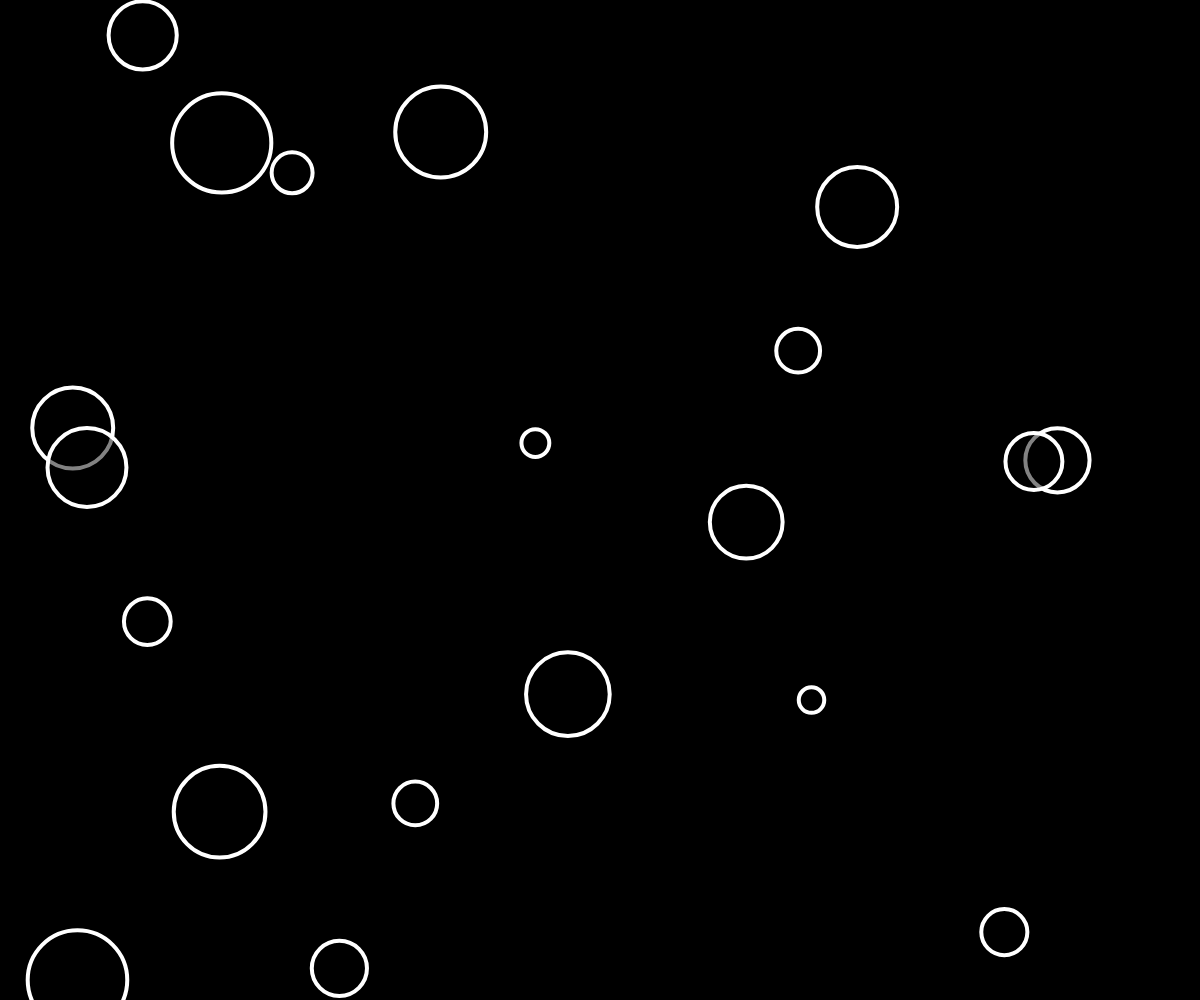
Frame 1 (no input)
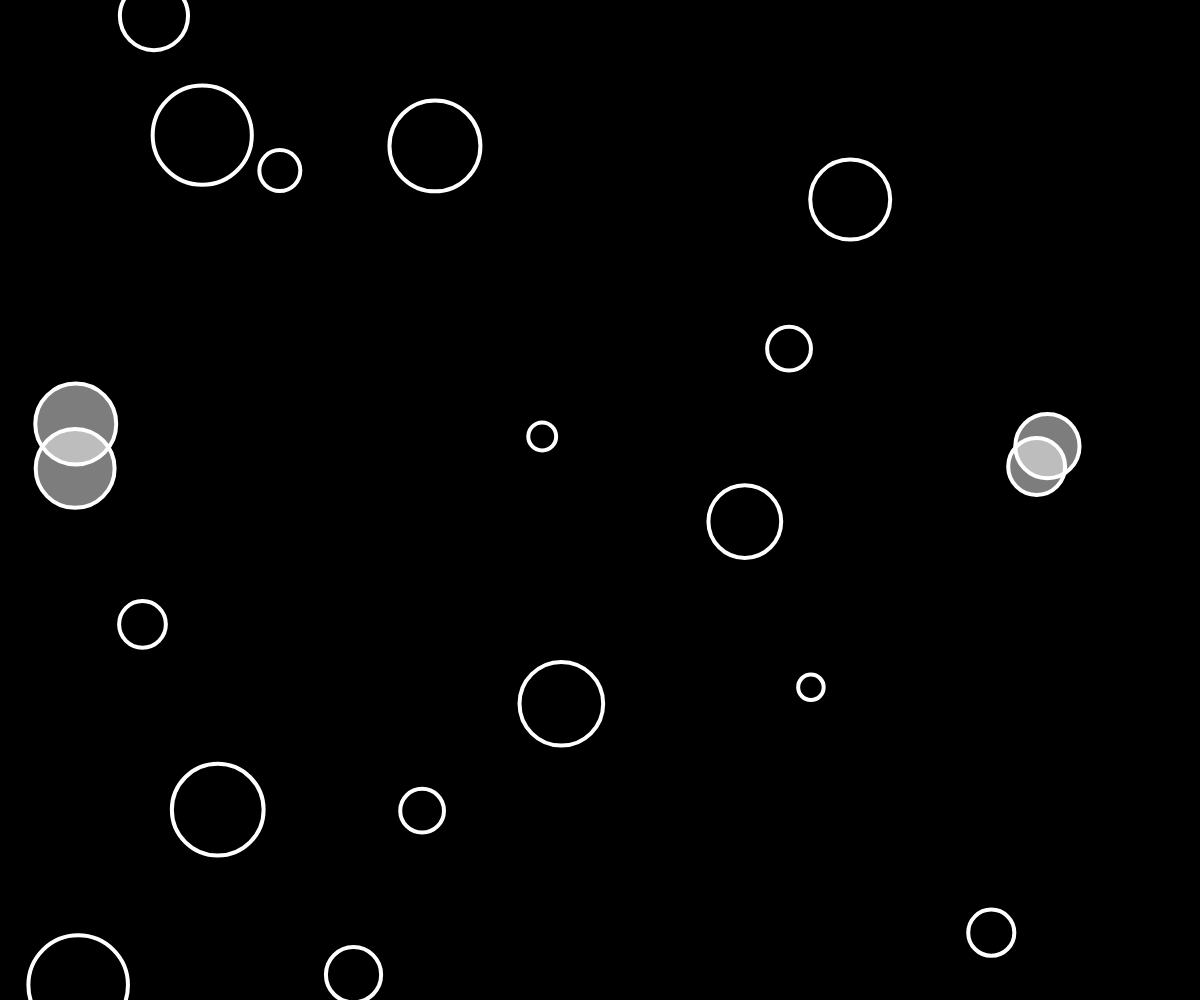
Frame 60 (no input)
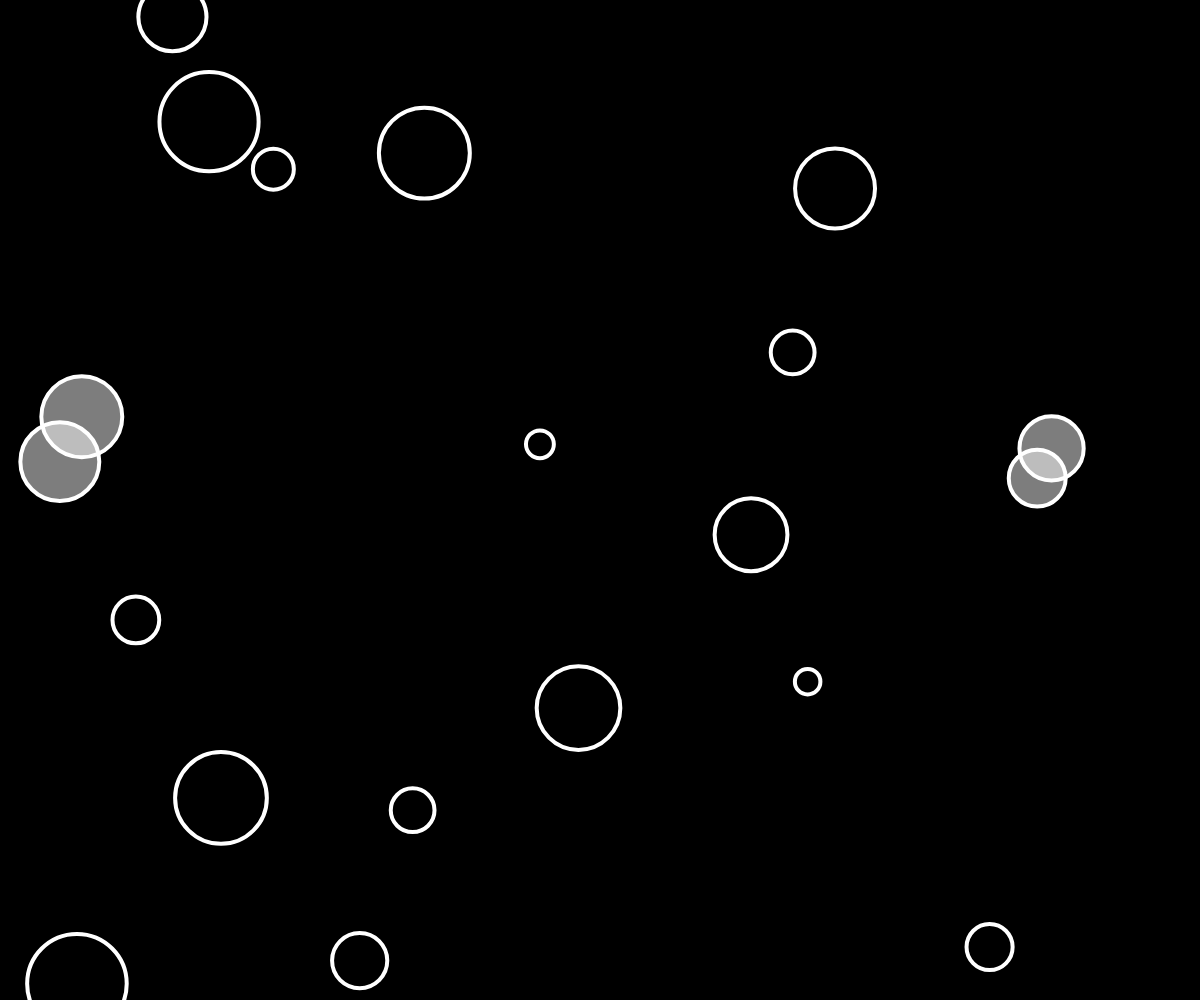
Frame 120 (the mouse pressed at the canvas centre since frame 60)

The p5.js sketch that drew these frames (run headless with seeded random() and noise() and a simulated clock; from frame 60 on, the mouse is pressed at the canvas centre):

// p5.js sketch
// ── sketch.js
let bubbles = [];

function setup() {
  createCanvas(windowWidth, windowHeight);
  for (let i = 0; i < 20; i++) {
    let x = random(width);
    let y = random(height);
    let r = random(10, 50);
    bubbles[i] = new Bubble(x, y, r);
  }
}

function draw() {
  background(0);
  for (let b of bubbles) {
    b.show();
    b.move();
    let overlapping = false;
    for (let other of bubbles) {
      if (b !== other && b.intersects(other)) {
        overlapping = true;
      }
    }
    if (overlapping) {
      b.changeColor(255);
    } else {
      b.changeColor(0);
    }
  }
}

class Bubble {
  constructor(x, y, r) {
    this.x = x;
    this.y = y;
    this.r = r;
    this.brightness = 0;
  }

  intersects(other) {
    let d = dist(this.x, this.y, other.x, other.y);
    return d < this.r + other.r;
  }

  changeColor(bright) {
    this.brightness = bright;
  }

  contains(px, py) {
    let d = dist(px, py, this.x, this.y);
    if (d < this.r) {
      return true;
    } else {
      return false;
    }
  }

  move() {
    this.x = this.x + random(-2, 2);
    this.y = this.y + random(-2, 2);
  }

  show() {
    stroke(255);
    strokeWeight(4);
    fill(this.brightness, 125);
    ellipse(this.x, this.y, this.r * 2);
  }
}
